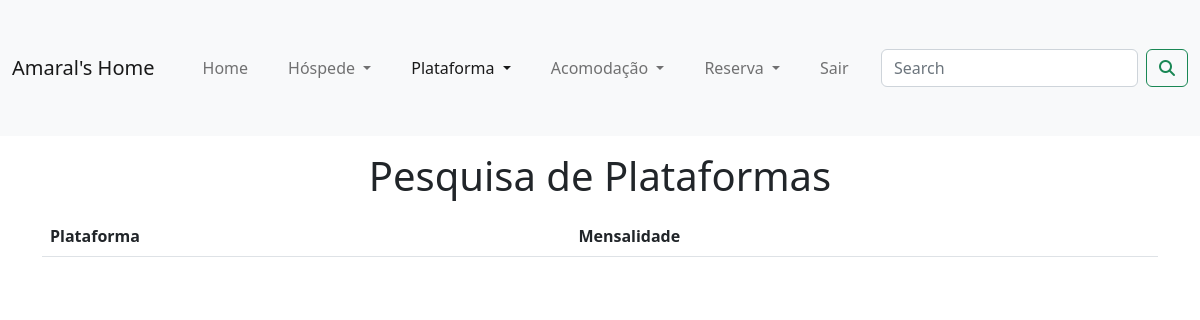
Before: /plataforma/pesquisa_plataforma/ with the older database file.
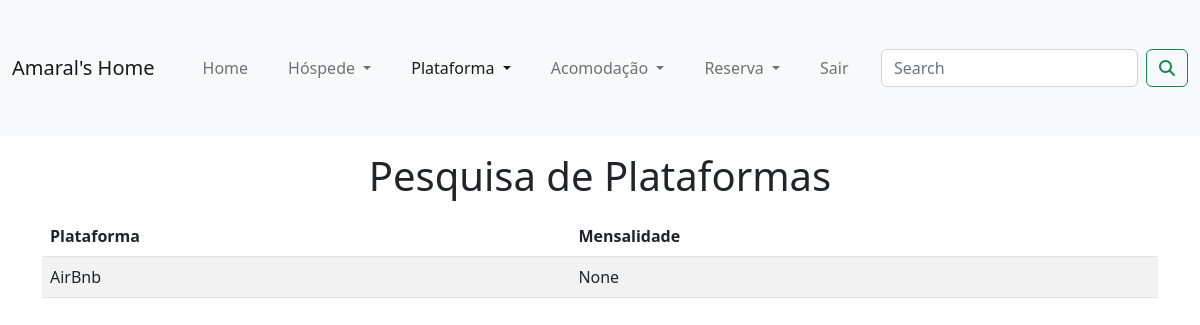
After: the same page with the newer database file.
### plataforma/models.py (models this page shows, shortened)
class Plataforma(models.Model):
    nome = models. CharField(max_length=200, verbose_name="Nome da plataforma:")
    mensalidade = models.FloatField(null=True, blank=True)
    slug = models.SlugField()
    dt_cadastro = models.DateTimeField(auto_now=True)
    dt_update = models.DateTimeField(auto_now=True)
    cadastrado_por = models.ForeignKey(User, on_delete=models.DO_NOTHING)

### plataforma/views.py (the view)
# urls.py: path('pesquisa_plataforma/', pesquisa_plataforma, name='pesquisa_plataforma'),
def pesquisa_plataforma(request):
    try:
        plataformas = Plataforma.objects.all()
    except:
        plataformas = None
    return render(request, 'pesquisa_plataforma.html', {'plataformas': plataformas, 'pagina': 'Pesquisa de Plataformas'})

### plataforma/templates/pesquisa_plataforma.html (shortened to what this page needs)
{% extends 'base.html' %}
{% load static %}
{% load crispy_forms_tags %}
{% block content %}
{% include 'navbar.html' with active=pagina %}
    <div class='container'>
        <h1 class="text-center my-3">{{pagina}}</h1>
        <table class="table table-striped">
            <thead>
                <th>Plataforma</th>
                <th>Mensalidade</th>
            <thead>
            <tbody>
                {% for p in plataformas %}
                <td>{{p.nome}}</td>
                <td>{{p.mensalidade}}</td>
                {% endfor %}
            </tbody>
        </table>
</div>
{% endblock content %}

### templates/base.html (shortened to what this page needs)
{% load static %}
<!DOCTYPE html>
<html lang="en">
<head>
    <link rel="stylesheet" href="https://cdnjs.cloudflare.com/ajax/libs/font-awesome/6.1.1/css/all.min.css" />
    <link rel='stylesheet' href='https://cdn.jsdelivr.net/npm/bootstrap@5.2.0/dist/css/bootstrap.min.css'>
</head>
<body>
    {% block content %}
    {% endblock %}
</body>
</html>

### templates/navbar.html (shortened to what this page needs)
<nav class="navbar navbar-expand-lg bg-light py-5">
    <div class="container-fluid gap-4">
      <a class="navbar-brand " href="#">Amaral's Home</a>
      <div class="collapse navbar-collapse" id="navbarSupportedContent">
        <ul class="navbar-nav me-auto mb-2 mb-lg-0 gap-4">
          <li class="nav-item">
            <a class="nav-link {% if active == 'Início' %}active{% endif %}" href="{% url 'home' %}">Home</a>
          </li>
          <li class="nav-item dropdown">
            <a class="nav-link dropdown-toggle {% if active == 'Pesquisar Hóspedes' or active == 'Cadastro de Hóspede' %}active{% endif %}" href="#" role="button" data-bs-toggle="dropdown" aria-expanded="false">
              Hóspede
            </a>
          </li>
          <li class="nav-item dropdown">
            <a class="nav-link dropdown-toggle {% if active == 'Cadastro de Plataforma' or active == 'Cadastro de Comissão' or active == 'Pesquisa de Plataformas' or active == 'Pesquisa de Comissões' %}active{% endif %}" href="#" role="button" data-bs-toggle="dropdown" id="plataforma" aria-expanded="false">
              Plataforma
            </a>
          </li>
          <li class="nav-item dropdown">
            <a class="nav-link dropdown-toggle " href="#" role="button" data-bs-toggle="dropdown" aria-expanded="false">
              Acomodação
            </a>
          </li>
          <li class="nav-item dropdown">
            <a class="nav-link dropdown-toggle" href="#" role="button" data-bs-toggle="dropdown" aria-expanded="false">
              Reserva
            </a>
          </li>
          <li class="nav-item">
            <a class="nav-link" aria-current="page" href="{% url 'logout' %}">Sair</a>
          </li>
        </ul>
        <form class="d-flex" role="search">
          <input class="form-control me-2" type="search" placeholder="Search" aria-label="Search">
          <button class="btn btn-outline-success" type="submit"><i class="fa-solid fa-search"></i></button>
        </form>
      </div>
    </div>
  </nav>

Changed rows visible on the page:
added Plataforma: nome "AirBnb", mensalidade "None"
